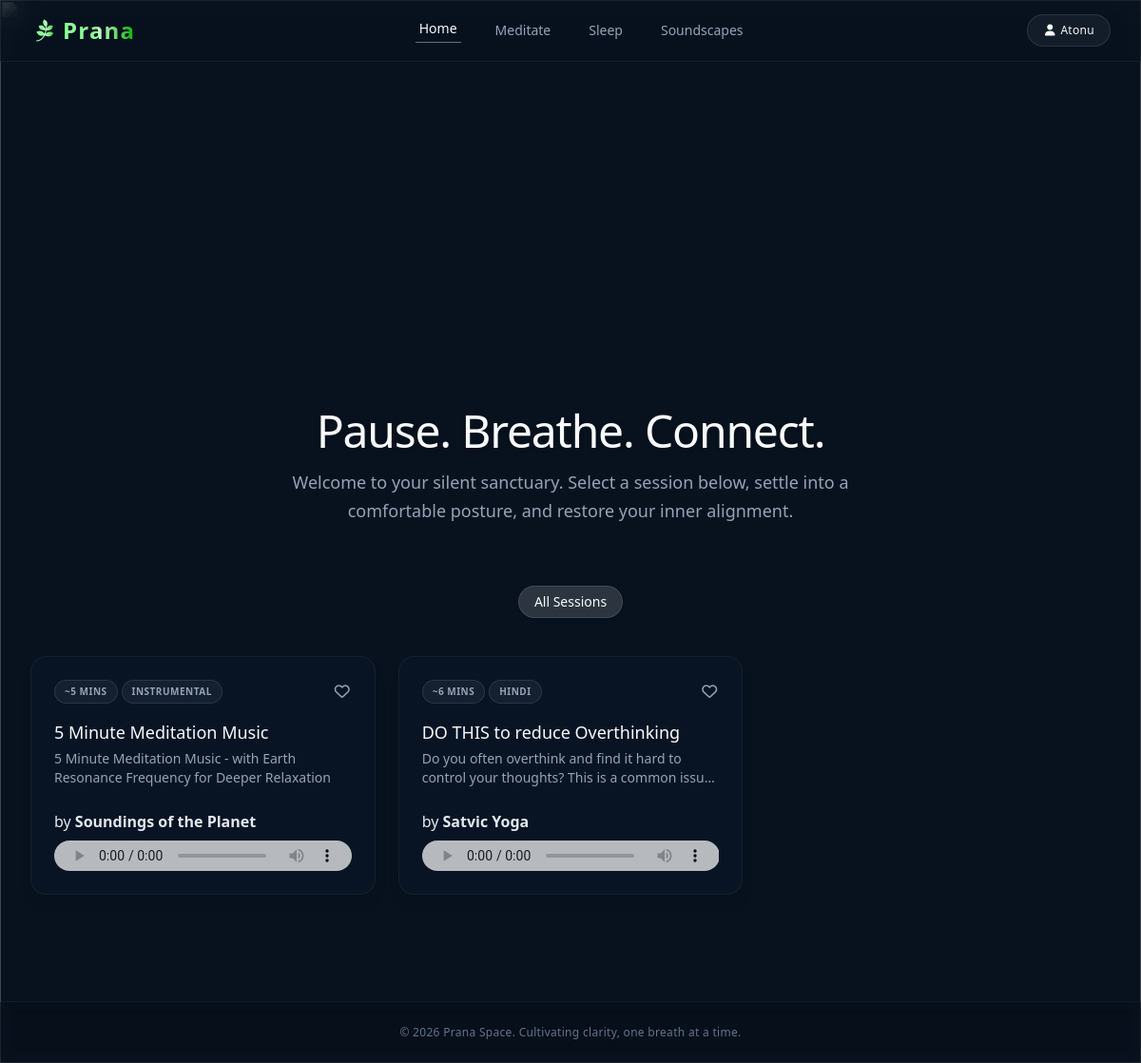
The app's page / (signed in) with its own data.
### Home/models.py (models this page shows, shortened)
class AudioMediations(models.Model):
    title = models.CharField(max_length=255)
    description = models.TextField(blank=True, null=True)
    duration = models.IntegerField()
    audio_file = models.FileField(upload_to='mediation_audios/')
    source = models.CharField(max_length=255, blank=True, null=True)
    source_link = models.TextField(blank=True, null=True)
    language = models.CharField(max_length=20)

### Home/views.py (the view)
# urls.py: path('', views.home, name="home")
def home(request):
    music = AudioMediations.objects.all()
    data = {
        'music':music
    }
    return render(request, "index.html", data)

### templates/index.html (shortened to what this page needs)
{% extends 'base.html' %}
{% block main %}
  <main class="grow max-w-7xl w-full mx-auto px-4 sm:px-6 lg:px-8 py-10 lg:py-16 flex flex-col justify-center items-center">
    <dotlottie-wc src="https://lottie.host/7c0abff9-dd47-486b-92db-56f2f7e956e8/10we6rbi3T.lottie" class="text-center " style="width: 300px;height: 300px" autoplay loop></dotlottie-wc>
    <div class="text-center max-w-2xl mx-auto mb-16">
      <h1 class="text-4xl sm:text-5xl font-light tracking-tight text-[#f8fafc] mb-4 drop-shadow-sm">Pause. Breathe. Connect.</h1>
      <p class="text-base sm:text-lg text-[#94a3b8] font-light leading-relaxed">Welcome to your silent sanctuary. Select a session below, settle into a comfortable posture, and restore your inner alignment.</p>
    </div>
    <div class="flex flex-wrap justify-center gap-3 mb-10">
      <button class="bg-white/15 text-[#f8fafc] text-xs sm:text-sm font-medium py-1.5 px-4 rounded-full border border-white/10 hover:border-white shadow-sm transition-all duration-300">All Sessions</button>
    </div>
    <div class="grid grid-cols-1 sm:grid-cols-2 lg:grid-cols-3 gap-6">
      {% for sound in music %}
        <div class="bg-[#0b1b2d]/40 backdrop-blur-md border border-white/5 rounded-2xl p-6 flex flex-col justify-between transition-all duration-300 hover:border-white/15 hover:bg-[#0b1b2d]/60 hover:-translate-y-1 shadow-lg">
          <div>
            <div class="flex items-center justify-between mb-4">
              <div class="flex gap-1 flex-wrap">
                <span class="text-[10px] font-semibold tracking-wider uppercase px-2.5 py-1 bg-white/5 border border-white/10 text-[#94a3b8] rounded-full">
                  ~{{ sound.duration }}
                  Mins
                </span>
                <span class="text-[10px] font-semibold tracking-wider uppercase px-2.5 py-1 bg-white/5 border border-white/10 text-[#94a3b8] rounded-full">{{ sound.language }}</span>
              </div>
              <span class="text-[#94a3b8] hover:text-[#f8fafc] cursor-pointer transition-colors like">
                <i class="fa-regular fa-heart"></i>
              </span>
            </div>
            <h3 class="text-lg font-medium text-[#f8fafc] mb-1">{{ sound.title }}</h3>
            <p class="text-sm text-[#94a3b8] font-light mb-6 line-clamp-2">{{ sound.description }}</p>
          </div>
          <span>by <a class="font-bold" href="{{sound.source_link}}">{{sound.source}}</a></span>
          <div class="mt-auto pt-2">
            <audio controls class="w-full opacity-75 hover:opacity-100 transition-opacity rounded-lg h-8 bg-transparent">
              <source src="{{ sound.audio_file.url }}" type="audio/mpeg" />Your browser does not support the audio element.
            </audio>
          </div>
        </div>
      {% endfor %}
    </div>
  </main>
{% endblock %}

### templates/base.html (shortened to what this page needs)
{% load static %}
<!DOCTYPE html>
<html lang="en">
  <head>
    <link rel="stylesheet" href="{% static 'css/output.css' %}" />
    <link defer="" media="all" onload="this.media='all'" rel="stylesheet" href="https://site-assets.fontawesome.com/releases/v7.3.1/css/fontawesome.css" />
    <script src="https://cdn.jsdelivr.net/npm/@tailwindcss/browser@4"></script>
  </head>
  <body class="text-[#e2e8f0] bg-[#08121e] h-screen flex flex-col antialiased">
    <img src="{% static 'images/image.jpg' %}" class="w-screen h-screen object-cover fixed z-[-1] right-0 bottom-0 opacity-30" alt="" />
    {% block header %}
      <nav class="w-full border-b border-white/5 bg-[#08121e]/40 backdrop-blur-md sticky top-0 z-40 transition-colors duration-300">
        <div class="max-w-7xl mx-auto px-4 sm:px-6 lg:px-8">
          <div class="flex items-center justify-between h-16">
            <a href="/" class="flex items-center gap-1 group cursor-pointer">
              <span class="text-2xl text-[#94a3b8] group-hover:text-[#f8fafc] transition-colors duration-300"><i class="fa-brands fa-pagelines heading-text" style="color: #1ca643;"></i></span>
              <span class="heading-text font-medium tracking-wider text-[#f8fafc] transition-colors duration-300 text-2xl">Prana</span>
            </a>
            <div class="hidden md:flex items-center gap-8 text-sm font-medium">
              <a href="#" class="text-[#f8fafc] border-b border-white/40 pb-1 px-1 transition-all duration-300">Home</a>
              <a href="#" class="text-[#94a3b8] hover:text-[#f8fafc] transition-colors duration-300 px-1">Meditate</a>
              <a href="#" class="text-[#94a3b8] hover:text-[#f8fafc] transition-colors duration-300 px-1">Sleep</a>
              <a href="#" class="text-[#94a3b8] hover:text-[#f8fafc] transition-colors duration-300 px-1">Soundscapes</a>
            </div>
            <div class="flex gap-1">
              {% if request.user.is_authenticated %}
                <div class="md:flex items-center">
                  <button id="profile-btn" class="bg-white/5 hover:bg-white/10 text-[#f8fafc] text-xs font-medium tracking-wide py-2 px-4 rounded-full border border-white/10 transition-all duration-300 hover:scale-105 active:scale-95" data-link="{% url 'profile' %}"><i class="fa-solid fa-user"></i> {{ request.user.username }}</button>
                </div>
              {% endif %}
            </div>
          </div>
        </div>
      </nav>
    {% endblock %}
    {% block main %}
    {% endblock %}
    <footer class="w-full border-t border-white/5 bg-[#050c16]/30 backdrop-blur-sm py-6 mt-12 text-center text-xs text-[#64748b] tracking-wide">&copy; 2026 Prana Space. Cultivating clarity, one breath at a time.</footer>
  </body>
</html>

### records on screen
AudioMediations: duration "5", language "INSTRUMENTAL", title "5 Minute Meditation Music", description "5 Minute Meditation Music - with Earth Resonance Frequency for Deeper Relaxation", source "Soundings of the Planet"
AudioMediations: duration "6", language "HINDI", title "DO THIS to reduce Overthinking", description "Do you often overthink and find it hard to control your thoughts? This is a common…", source "Satvic Yoga"

### other values on screen
{{ request.user.username }} "Atonu"
